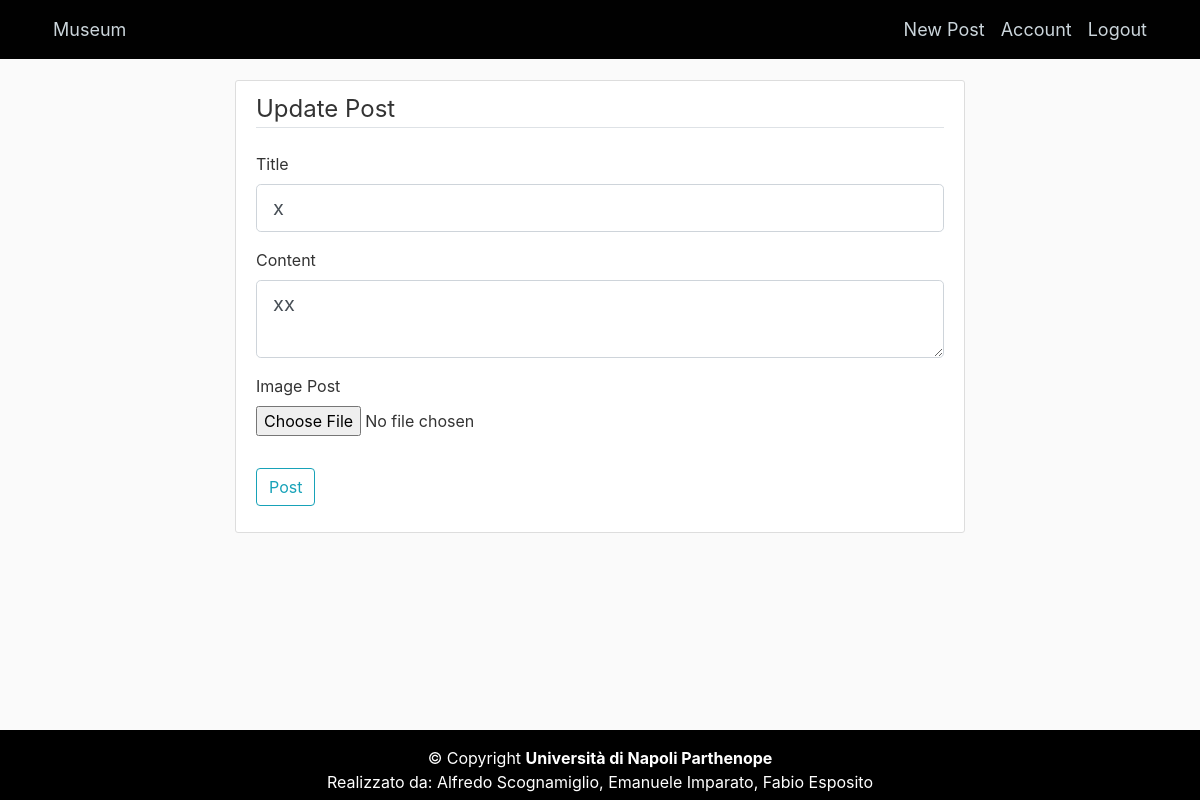
Before: /post/3/update (signed in) with the older database file.
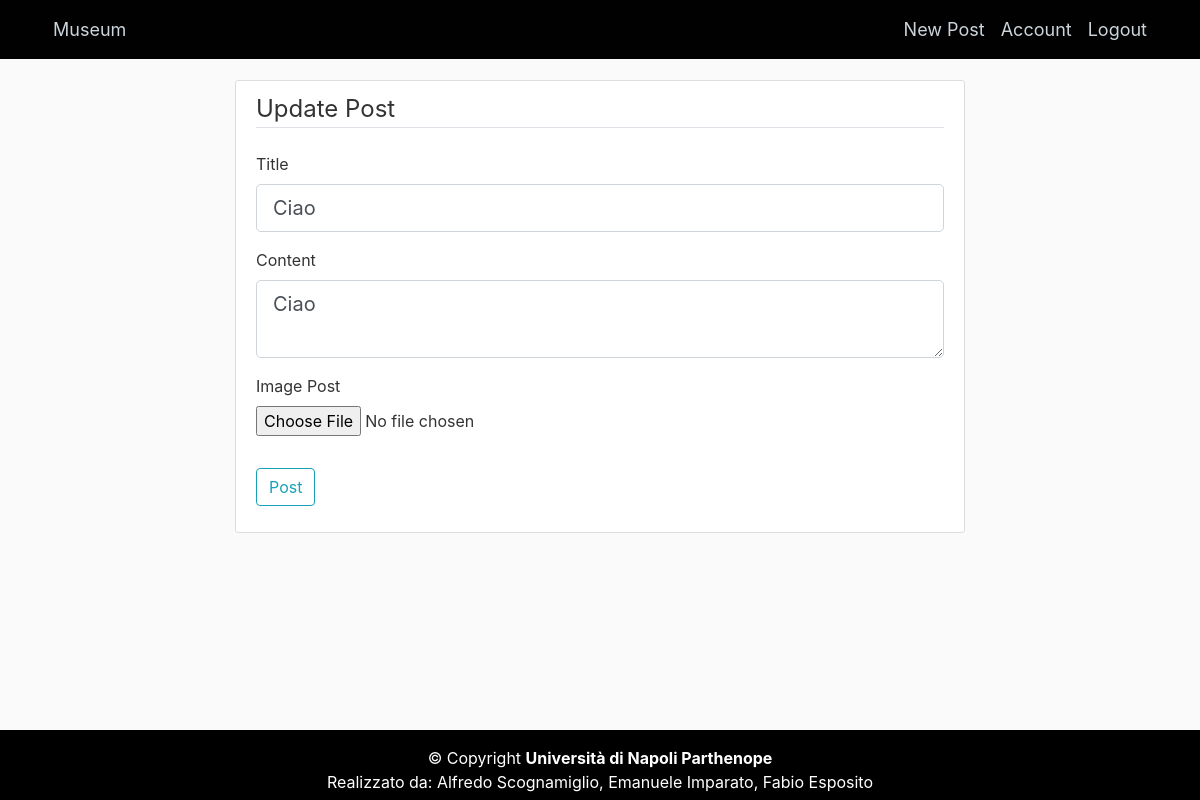
After: the same page with the newer database file.
### MuseumProject/models.py (models this page shows)
class Post(db.Model):
    id = db.Column(db.Integer, primary_key=True)
    title = db.Column(db.String(100), nullable=False)
    descrizione = db.Column(db.Text, nullable=False)
    date_posted = db.Column(db.DateTime, nullable=False, default=datetime.utcnow)
    post_image = db.Column(db.String(20), nullable=False, default='defaultPNG.png')
    admin_id = db.Column(db.Integer, db.ForeignKey('administrator.id'), nullable=False)         #Chiave esterna che fa riferimento alla tab.Administrator

### MuseumProject/routes.py (the view)
@app.route("/post/<int:post_id>/update", methods=['GET', 'POST'])
@login_required                                                             #Per fare l update bisogna essere prima loggati
def update_post(post_id):
    post = Post.query.get_or_404(post_id)
    if post.poster != current_user:                                         #Solo il post che ha scritto quel post può effettuare l upgrade
        abort(403)                                                          #403 è la risposta http per un percorso proibito
    form = PostForm()
    if form.profile_post.data:
        picture_post = save_post_image(form.profile_post.data)
        current_user.post_image = picture_post
    if form.validate_on_submit():
        post.title = form.title.data
        post.descrizione = form.descrizione.data
        post.post_image = picture_post
        db.session.commit()
        flash('Post aggiornato!', 'success')
        return redirect(url_for('post', post_id=post.id))
    elif request.method == 'GET':
         form.title.data = post.title
         form.descrizione.data = post.descrizione
         form.profile_post.data = post.post_image
    return render_template('create_post.html', title='Update Post',form=form, legend='Update Post')

### MuseumProject/forms.py
class PostForm(FlaskForm):
    title = StringField('Title', validators=[DataRequired()])
    descrizione = TextAreaField('Content', validators=[DataRequired()])
    profile_post = FileField('Image Post', validators=[FileAllowed(['jpg','png'])])
    submit = SubmitField('Post')

### MuseumProject/models.py (called while the page is built)
@login_manager.user_loader
def load_user(user_id):
    return Administrator.query.get(int(user_id))                                                #Ottiene l id dell utente e lo restituisce al LoginManager

### MuseumProject/templates/create_post.html (shortened to what this page needs)
{% extends "layout.html" %}
{% block content %}
<div class="content-section">
    <form method="POST" action="" enctype="multipart/form-data">
        <fieldset class="form-group">
            <legend class="border-bottom mb-4">{{ legend }}</legend>
            <div class="form-group">
                {{ form.title.label(class="form-control-label") }}
                {% if form.title.errors %}
                    {{ form.title(class="form-control form-control-lg is-invalid") }}
                    <div class="invalid-feedback">
                        {% for error in form.title.errors %}
                            <span>{{ error }}</span>
                        {% endfor %}
                    </div>
                {% else %}
                    {{ form.title(class="form-control form-control-lg") }}
                {% endif %}
            </div>
            <div class="form-group">
                {{ form.descrizione.label(class="form-control-label") }}
                {% if form.descrizione.errors %}
                    {{ form.descrizione(class="form-control form-control-lg is-invalid") }}
                    <div class="invalid-feedback">
                        {% for error in form.descrizione.errors %}
                            <span>{{ error }}</span>
                        {% endfor %}
                    </div>
                {% else %}
                    {{ form.descrizione(class="form-control form-control-lg") }}
                {% endif %}
            </div>
            <div class="form-group">
                {{ form.profile_post.label() }}
                {{ form.profile_post(class="form-control-file") }}
            </div>
        </fieldset>
        <div class="form-group">
            {{ form.submit(class="btn btn-outline-info") }}
        </div>
    </form>
</div>
{% endblock content %}

Changed rows visible on the page:
changed Post: title "x" → "Ciao"; descrizione "xx" → "Ciao"
